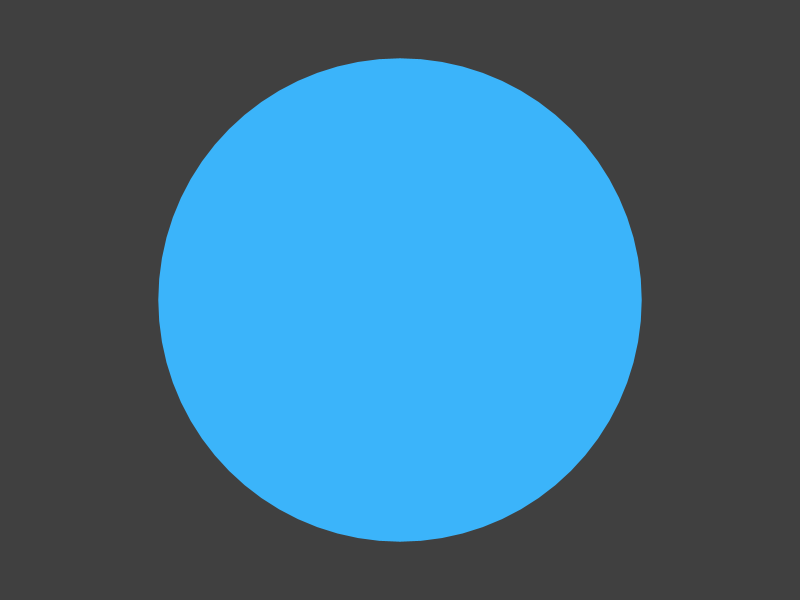
Frame 1 (no input)
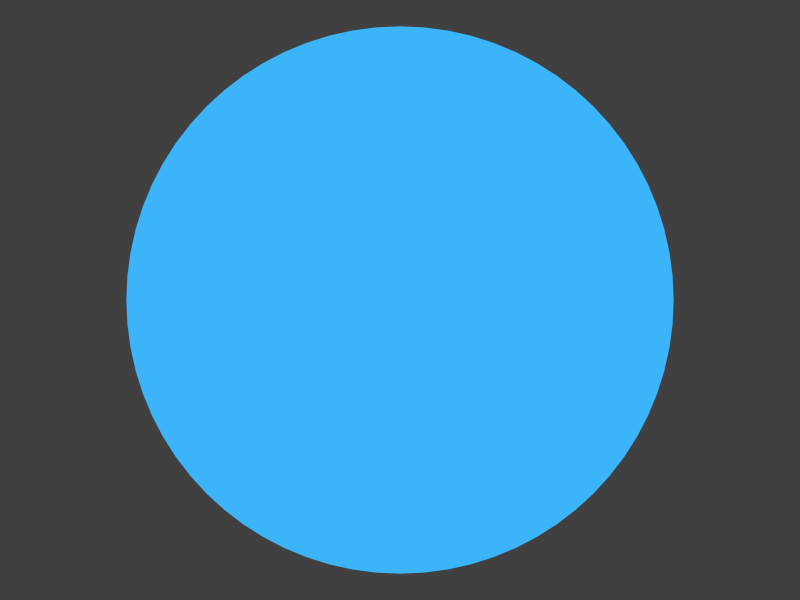
Frame 60 (the mouse pressed at the canvas centre just before this capture)
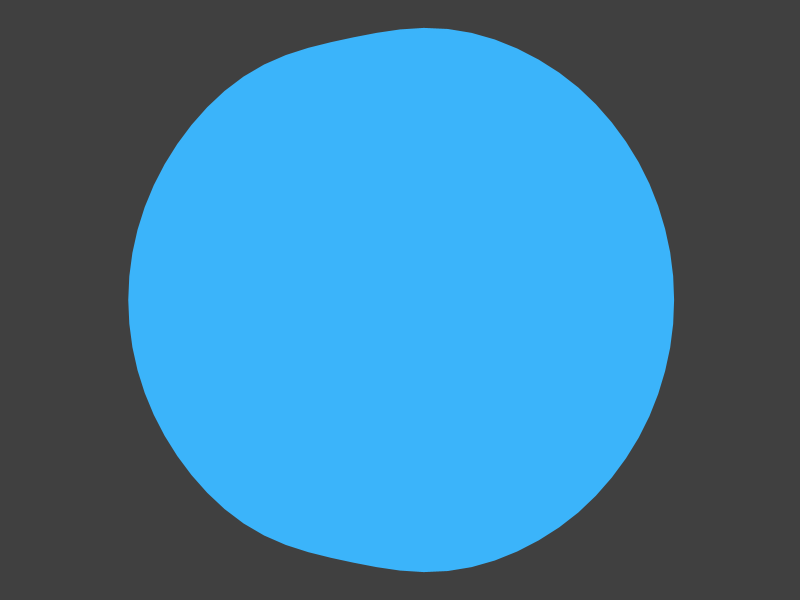
Frame 120 (the mouse held since frame 60 and released just before this capture)

The Processing sketch that drew these frames (run headless with seeded random() and noise(); from frame 60 on, the mouse is pressed at the canvas centre):

// Processing sketch: NiceCircle
// ── NiceCircle.pde
/**
 * Copyright (C) 2016 Ilyas Shafigin
 */
int mouseArea = 6;
int area = 2;
int count;
float offset;
int w = 5, hw = w / 2;
float lev = -30.0f, k1 = 0.06f, k2 = 0.09f;
float damping = 0.96f;
float mouseAdd = 20.0f, mouseArea1 = mouseArea - 1.0f;
float[] value, speed;
int fps = 60;
 
void setup() {
    size(800, 600);
    smooth(2);
    frameRate(fps);
     
    count = (int) (360 / w);
    offset = height / 2.5;
 
    value = new float[count];
    speed = new float[count];
 
    for(int i = 0; i < count; i++) {
      value[i] = 0.0f;
      speed[i] = 0.0f;
    }
}
 
void update() {
    for(int i = 0; i < count; i++) {
      speed[i] -= k1 * (value[i] - lev);
      for(int j = 1; j <= area; j++) {
        int i2 = i - j;
        int i3 = i + j;
        if (i2 < 0) i2 += count;
        if (i3 >= count) i3 -= count;
        speed[i] += k2 * (value[i2] + value[i3] - 2 * value[i]) / j;
      }
    }
 
    for(int i = 0; i < count; i++) {
      speed[i] *= damping;
      value[i] += speed[i];
    }
}
 
void mousePressed() {
  int x = (int) (atan2(mouseY-height/2,mouseX-width/2)/PI*180);
  int ix = (x - hw) / w;
  if (ix < 0) ix += count;
  float m = mag(mouseX-width/2,mouseY-height/2) > offset ? mouseAdd : -mouseAdd;
  speed[ix] += m;
 
  for(int i = 1; i < mouseArea; i++) {
    int i2 = ix - i;
    int i3 = ix + i;
     
    if (i2 < 0) i2 += count;
    if (i3 >= count) i3 -= count;
     
    speed[i2] += m * herm((mouseArea1 - i) / mouseArea1);
    speed[i3] += m * herm((mouseArea1 - i) / mouseArea1);
  }
}
 
void draw() {
    background(64);
     
    update();
     
    noStroke();
    fill(59, 180, 250);
     
    pushMatrix();
    translate(width/2, height/2);
     
    beginShape(POLYGON);
    for(int i = 0; i < count+1; i++) {
      float a2 = (i % count) * w / 180.0 * PI;
      float r2 = offset - value[i % count];
      vertex(r2*cos(a2), r2*sin(a2));
    }
    endShape(CLOSE);
    popMatrix();
}
 
float herm(float t) {
    return t * t * (3.0f - 2.0f * t);
}
